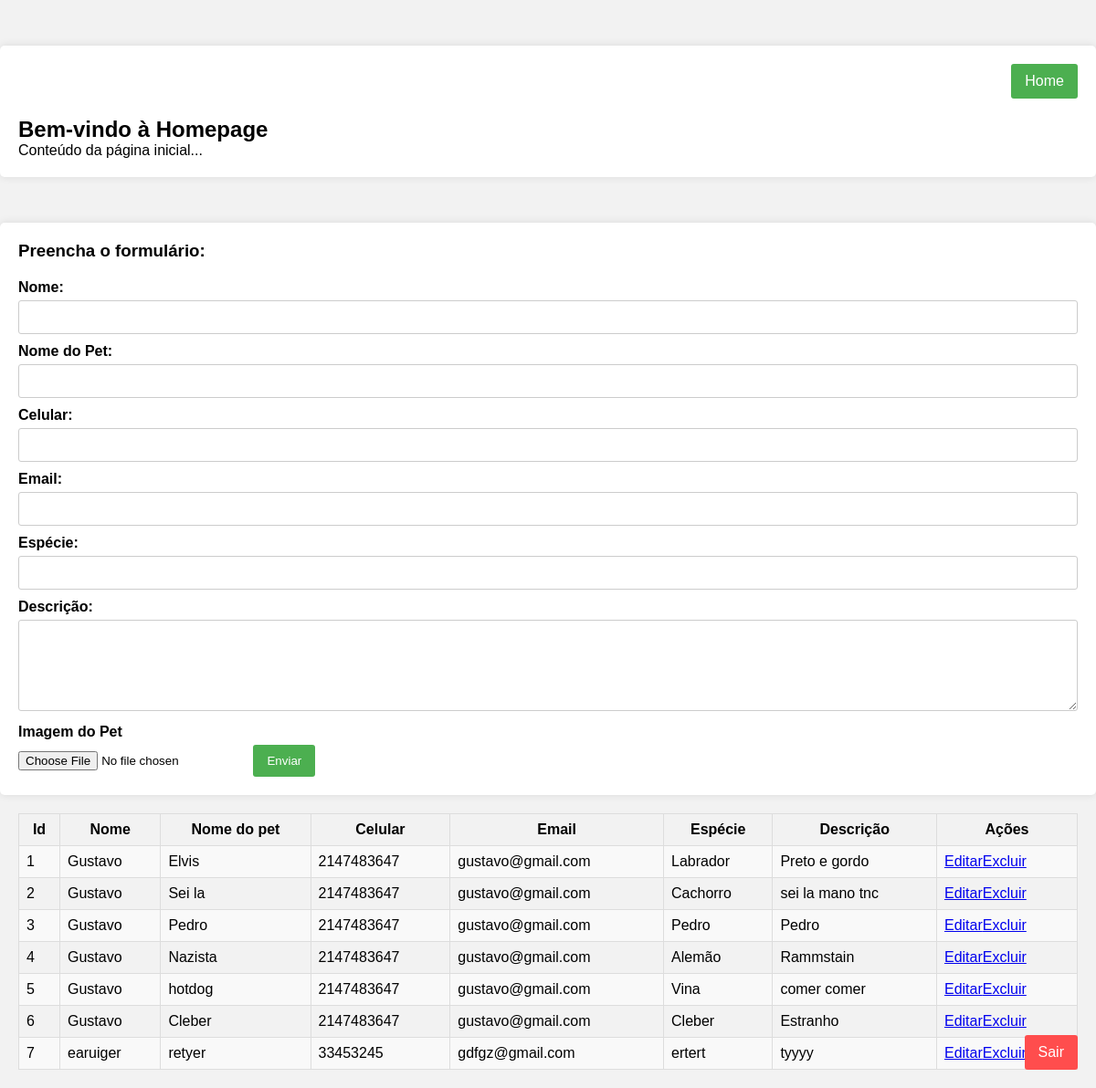
The page /dashboard.php (signed in) on the database its author committed.
### tables this page shows
CREATE TABLE `crud` (
  `id` int(11) NOT NULL,
  `nome` varchar(255) NOT NULL,
  `nome_pet` varchar(255) NOT NULL,
  `celular` int(11) NOT NULL,
  `email` varchar(255) NOT NULL,
  `especie` varchar(255) NOT NULL,
  `descricao` varchar(255) NOT NULL,
  `id_usuario` int(11) NOT NULL,
  `imagem_pet` varchar(255) NOT NULL
);

### classes/crud.php (called while the page is built, shortened)
 <?php
class Crud{
    private $conn;
    private $nome_tabela = "crud";
    public function __construct($db){
        $this->conn = $db;
    }
    public function read(){
        $id_usuario = $_SESSION['id'];
        $query = "SELECT * FROM " . $this->nome_tabela . " WHERE id_usuario = ?";
        $stmt = $this->conn->prepare($query);
        $stmt->bindParam(1, $id_usuario);
        $stmt->execute();
        return $stmt;
    }
}
?>

### dashboard.php (the view, shortened to what this page needs)
<?php
require_once('classes/crud.php');
$database = new Database();
$db = $database->getConnection();
$crud = new Crud($db);
if(isset($_GET['action'])){
    switch($_GET['action']){
      case 'create':
        $crud->create($_POST);
        $rows = $crud->read();
        break;
      case 'update':
        if(isset($_POST['id'])){
          $crud->update($_POST);
        }
        $rows = $crud->read();
        break;
      case 'delete':
          $crud->delete($_GET['id']);
          $rows = $crud->read();
          break;
      default:
        $rows = $crud->read();
        break;
    }
}else{
$rows = $crud->read();
}
?>
<!DOCTYPE html>
<html lang="en">
<head>
</head>
<body>
  <?php
  if(isset($_GET['action']) && $_GET['action'] == 'update' && isset($_GET['id'])){
    $id = $_GET['id'];
    $result = $crud->readOne($id);
    if(!$result){
      echo "Registro não encontrado.";
      exit();
    }
    $nome_completo = $result['nome'];
    $nome_pet = $result['nome_pet'];
    $celular = $result['celular'];
    $email = $result['email'];
    $especie = $result['especie'];
    $descricao = $result['descricao'];
  ?>
<div class="form-container">
    <h3>Preencha o formulário:</h3>
    <form action="?action=update" method="POST">
      <input type="hidden" name="id" value="<?php echo $id ?>">
      <label for="nome">Nome:</label>
      <input type="text" id="nome" name="nome" value="<?php echo $nome_completo ?>" required>
      <label for="nome_pet">Nome do Pet:</label>
      <input type="text" id="nome_pet" name="nome_pet" value="<?php echo $nome_pet ?>" required>
      <label for="celular">Celular:</label>
      <input type="text" id="celular" name="celular" value="<?php echo $celular ?>" required>
      <label for="email">Email:</label>
      <input type="email" id="email" name="email" value="<?php echo $email ?>" required>
      <label for="especie">Espécie:</label>
      <input type="text" id="especie" name="especie" value="<?php echo $especie ?>" required>
      <label for="descricao">Descrição:</label>
      <textarea id="descricao" name="descricao" value="" required><?php echo $descricao ?></textarea>
      <input type="submit" value="Salvar">
    </form>
  </div>
  <?php
    }else{
  ?>
  <div class="container">
    <div class="header">
      <a href="home.php" class="create-ad-button">Home</a>
    </div>
    <h2>Bem-vindo à Homepage</h2>
    <p>Conteúdo da página inicial...</p>
  </div>
  <div class="form-container">
    <h3>Preencha o formulário:</h3>
    <form action="?action=create" method="POST" enctype="multipart/form-data">
      <label for="nome">Nome:</label>
      <input type="text" id="nome" name="nome" required>
      <label for="nome_pet">Nome do Pet:</label>
      <input type="text" id="nome_pet" name="nome_pet" required>
      <label for="celular">Celular:</label>
      <input type="text" id="celular" name="celular" required>
      <label for="email">Email:</label>
      <input type="email" id="email" name="email" required>
      <label for="especie">Espécie:</label>
      <input type="text" id="especie" name="especie" required>
      <label for="descricao">Descrição:</label>
      <textarea id="descricao" name="descricao" required></textarea>
      <label for="imagem do dog">Imagem do Pet</label>
      <input type="file" name="imagem">
      <input type="submit"  value="Enviar">
    </form>
  </div>
<?php
    }
?>
  <div class="container_tabela">
    <table id="tabela_resultado">
      <tr>
        <th>Id</th>
        <th>Nome</th>
        <th>Nome do pet</th>
        <th>Celular</th>
        <th>Email</th>
        <th>Espécie</th>
        <th>Descrição</th>
        <th>Ações</th>
      </tr>
      <?php
      if (isset($rows)) {
        foreach ($rows as $row) {
          echo "<tr>";
          echo "<td>" . $row['id'] . "</td>";
          echo "<td>" . $row['nome'] . "</td>";
          echo "<td>" . $row['nome_pet'] . "</td>";
          echo "<td>" . $row['celular'] . "</td>";
          echo "<td>" . $row['email'] . "</td>";
          echo "<td>" . $row['especie'] . "</td>";
          echo "<td>" . $row['descricao'] . "</td>";
          echo "<td>";
          echo "<a href='?action=update&id=" . $row['id'] . "'>Editar</a>";
          echo "<a href='?action=delete&id=" . $row['id'] . "' onclick='return confirm(\"Tem certeza que deseja deletar esse registro\")' class='delete'>Excluir</a>";
          echo "</td>";
          echo "</tr>";
        }
      } else {
        echo "<tr><td colspan='8'>Não há registro no banco de dados!!!</td></tr>";
      }
      ?>
    </table>
  </div>
  <div class="containerLogout">
    <a href="logout.php" class="logout-button">Sair</a>
  </div>
</body>
</html>

### dashboard.php (style rules this page uses)
* { box-sizing: border-box; margin: 0; padding: 0; }
body { background-color: #f2f2f2; font-family: Arial, sans-serif; }
.container { max-width: 1200px; margin: 0 auto; padding: 20px; background-color: #ffffff; border-radius: 5px; margin-top: 50px; box-shadow: 0 0 10px rgba(0, 0, 0, 0.1); }
.header { display: flex; justify-content: flex-end; margin-bottom: 20px; }
.header a { margin-left: 10px; padding: 10px 15px; background-color: #4caf50; color: #fff; border: none; border-radius: 3px; text-decoration: none; }
.create-ad-button { margin-left: auto; }
.logout-button { position: absolute; bottom: 20px; right: 20px; padding: 10px 15px; background-color: #ff4d4d; color: #fff; border: none; border-radius: 3px; text-decoration: none; }
.form-container { max-width: 1200px; margin: 0 auto; padding: 20px; background-color: #ffffff; border-radius: 5px; margin-top: 50px; box-shadow: 0 0 10px rgba(0, 0, 0, 0.1); }
form { margin-top: 20px; }
label { display: block; margin-bottom: 5px; font-weight: bold; }
input[type="text"], input[type="email"], textarea { width: 100%; padding: 10px; border: 1px solid #ccc; border-radius: 3px; margin-bottom: 10px; }
textarea { resize: vertical; height: 100px; }
input[type="submit"] { padding: 10px 15px; background-color: #4caf50; color: #fff; border: none; border-radius: 3px; cursor: pointer; }
.container_tabela { max-width: 1200px; margin: 0 auto; padding: 20px; }
#tabela_resultado { width: 100%; border-collapse: collapse; }
#tabela_resultado th, #tabela_resultado td { border: 1px solid #ddd; padding: 8px; }
#tabela_resultado th { background-color: #f2f2f2; }
#tabela_resultado tr:nth-child(even) { background-color: #f9f9f9; }

### rows shown on the page
crud: id "1", nome "Gustavo", nome_pet "Elvis", celular "2147483647", email "gustavo@gmail.com", especie "Labrador", descricao "Preto e gordo"
crud: id "2", nome "Gustavo", nome_pet "Sei la", celular "2147483647", email "gustavo@gmail.com", especie "Cachorro", descricao "sei la mano tnc"
crud: id "3", nome "Gustavo", nome_pet "Pedro", celular "2147483647", email "gustavo@gmail.com", especie "Pedro", descricao "Pedro"
crud: id "4", nome "Gustavo", nome_pet "Nazista", celular "2147483647", email "gustavo@gmail.com", especie "Alemão", descricao "Rammstain"
crud: id "5", nome "Gustavo", nome_pet "hotdog", celular "2147483647", email "gustavo@gmail.com", especie "Vina", descricao "comer comer"
crud: id "6", nome "Gustavo", nome_pet "Cleber", celular "2147483647", email "gustavo@gmail.com", especie "Cleber", descricao "Estranho"
crud: id "7", nome "earuiger", nome_pet "retyer", celular "33453245", email "gdfgz@gmail.com", especie "ertert", descricao "tyyyy"
